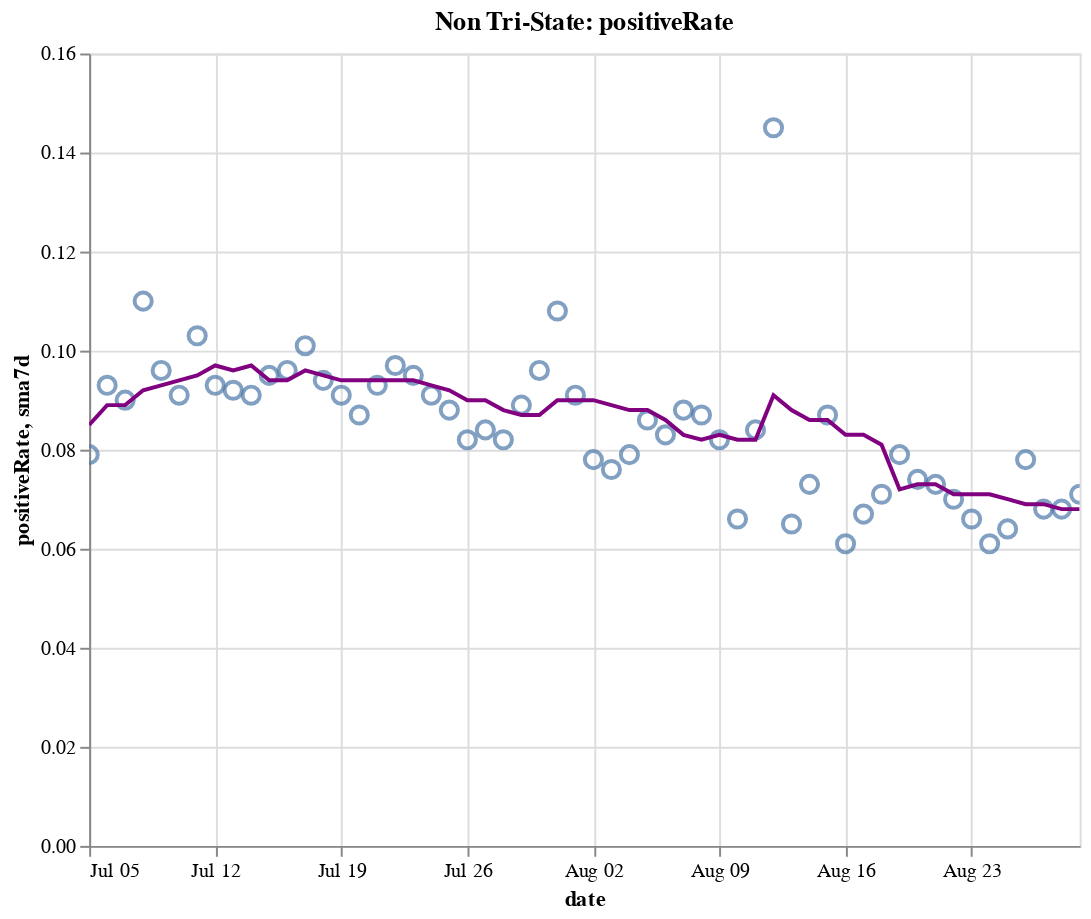

This figure's notebook cell:
### Code cell
create_plot(non_tristate, 'positiveRate')

### Figure 1 — Vega-Lite specification as saved in the notebook (floating-point values rounded to 4 significant figures)
{"config": {"view": {"continuousWidth": 400, "continuousHeight": 300}}, "layer": [{"layer": [{"mark": {"type": "point", "size": 75}, "encoding": {"tooltip": [{"type": "temporal", "field": "date"}, {"type": "quantitative", "field": "positiveRate"}, {"type": "quantitative", "field": "sma7d"}], "x": {"type": "temporal", "field": "date"}, "y": {"type": "quantitative", "field": "positiveRate"}}, "selection": {"selector016": {"type": "interval", "bind": "scales", "encodings": ["x", "y"]}}}, {"mark": {"type": "line", "color": "purple"}, "encoding": {"x": {"type": "temporal", "field": "date"}, "y": {"type": "quantitative", "field": "sma7d"}}}]}, {"mark": {"type": "rule", "color": "#aaa"}, "encoding": {"x": {"type": "temporal", "field": "date"}}, "transform": [{"filter": {"selection": "selector015"}}]}, {"mark": "circle", "encoding": {"opacity": {"condition": {"value": 1, "selection": "selector015"}, "value": 0}, "tooltip": [{"type": "temporal", "field": "date"}, {"type": "quantitative", "field": "positiveRate"}, {"type": "quantitative", "field": "sma7d"}], "x": {"type": "temporal", "field": "date"}, "y": {"type": "quantitative", "field": "positiveRate"}}, "selection": {"selector015": {"type": "single", "encodings": ["x"], "on": "mouseover", "nearest": true, "empty": "none"}}}, {"mark": {"type": "text", "align": "left", "dx": 5, "dy": -5, "stroke": "white", "strokeWidth": 2}, "encoding": {"text": {"type": "quantitative", "field": "positiveRate"}, "tooltip": [{"type": "temporal", "field": "date"}, {"type": "quantitative", "field": "positiveRate"}, {"type": "quantitative", "field": "sma7d"}], "x": {"type": "temporal", "field": "date"}, "y": {"type": "quantitative", "field": "positiveRate"}}, "transform": [{"filter": {"selection": "selector015"}}]}, {"mark": {"type": "text", "align": "left", "dx": 5, "dy": -5}, "encoding": {"text": {"type": "quantitative", "field": "positiveRate"}, "tooltip": [{"type": "temporal", "field": "date"}, {"type": "quantitative", "field": "positiveRate"}, {"type": "quantitative", "field": "sma7d"}], "x": {"type": "temporal", "field": "date"}, "y": {"type": "quantitative", "field": "positiveRate"}}, "transform": [{"filter": {"selection": "selector015"}}]}], "data": {"name": "data-80553c4426016dcf27e5f9c38863a7a5"}, "height": 400, "title": "Non Tri-State: positiveRate", "width": 500, "$schema": "https://vega.github.io/schema/vega-lite/v4.8.1.json", "datasets": {"data-80553c4426016dcf27e5f9c38863a7a5": [{"date": "2020-07-05T00:00:00", "totalTestResultsIncrease": 567600.0, "positiveIncrease": 44710.0, "death": 78210.0, "deathIncrease": 179.0, "positiveRate": 0.079, "state": "Non Tri-State", "sma7d": 0.085}, {"date": "2020-07-06T00:00:00", "totalTestResultsIncrease": 441900.0, "positiveIncrease": 40930.0, "death": 78420.0, "deathIncrease": 212.0, "positiveRate": 0.093, "state": "Non Tri-State", "sma7d": 0.089}, {"date": "2020-07-07T00:00:00", "totalTestResultsIncrease": 563800.0, "positiveIncrease": 50810.0, "death": 79280.0, "deathIncrease": 859.0, "positiveRate": 0.09, "state": "Non Tri-State", "sma7d": 0.089}, {"date": "2020-07-08T00:00:00", "totalTestResultsIncrease": 560000.0, "positiveIncrease": 61740.0, "death": 80010.0, "deathIncrease": 730.0, "positiveRate": 0.11, "state": "Non Tri-State", "sma7d": 0.092}, {"date": "2020-07-09T00:00:00", "totalTestResultsIncrease": 609500.0, "positiveIncrease": 58270.0, "death": 80840.0, "deathIncrease": 822.0, "positiveRate": 0.096, "state": "Non Tri-State", "sma7d": 0.093}, {"date": "2020-07-10T00:00:00", "totalTestResultsIncrease": 717600.0, "positiveIncrease": 65590.0, "death": 81650.0, "deathIncrease": 814.0, "positiveRate": 0.091, "state": "Non Tri-State", "sma7d": 0.094}, {"date": "2020-07-11T00:00:00", "totalTestResultsIncrease": 600600.0, "positiveIncrease": 61840.0, "death": 82350.0, "deathIncrease": 705.0, "positiveRate": 0.103, "state": "Non Tri-State", "sma7d": 0.095}, {"date": "2020-07-12T00:00:00", "totalTestResultsIncrease": 651700.0, "positiveIncrease": 60300.0, "death": 82810.0, "deathIncrease": 455.0, "positiveRate": 0.093, "state": "Non Tri-State", "sma7d": 0.097}, {"date": "2020-07-13T00:00:00", "totalTestResultsIncrease": 622800.0, "positiveIncrease": 57090.0, "death": 83080.0, "deathIncrease": 275.0, "positiveRate": 0.092, "state": "Non Tri-State", "sma7d": 0.096}, {"date": "2020-07-14T00:00:00", "totalTestResultsIncrease": 677000.0, "positiveIncrease": 61400.0, "death": 83790.0, "deathIncrease": 708.0, "positiveRate": 0.091, "state": "Non Tri-State", "sma7d": 0.097}, {"date": "2020-07-15T00:00:00", "totalTestResultsIncrease": 677000.0, "positiveIncrease": 64500.0, "death": 84610.0, "deathIncrease": 816.0, "positiveRate": 0.095, "state": "Non Tri-State", "sma7d": 0.094}, {"date": "2020-07-16T00:00:00", "totalTestResultsIncrease": 727800.0, "positiveIncrease": 69930.0, "death": 85500.0, "deathIncrease": 896.0, "positiveRate": 0.096, "state": "Non Tri-State", "sma7d": 0.094}, {"date": "2020-07-17T00:00:00", "totalTestResultsIncrease": 752000.0, "positiveIncrease": 75880.0, "death": 86420.0, "deathIncrease": 915.0, "positiveRate": 0.101, "state": "Non Tri-State", "sma7d": 0.096}, {"date": "2020-07-18T00:00:00", "totalTestResultsIncrease": 681400.0, "positiveIncrease": 63930.0, "death": 87260.0, "deathIncrease": 846.0, "positiveRate": 0.094, "state": "Non Tri-State", "sma7d": 0.095}, {"date": "2020-07-19T00:00:00", "totalTestResultsIncrease": 703600.0, "positiveIncrease": 63790.0, "death": 87770.0, "deathIncrease": 506.0, "positiveRate": 0.091, "state": "Non Tri-State", "sma7d": 0.094}, {"date": "2020-07-20T00:00:00", "totalTestResultsIncrease": 645700.0, "positiveIncrease": 56180.0, "death": 88110.0, "deathIncrease": 335.0, "positiveRate": 0.087, "state": "Non Tri-State", "sma7d": 0.094}, {"date": "2020-07-21T00:00:00", "totalTestResultsIncrease": 673600.0, "positiveIncrease": 62740.0, "death": 89120.0, "deathIncrease": 1014.0, "positiveRate": 0.093, "state": "Non Tri-State", "sma7d": 0.094}, {"date": "2020-07-22T00:00:00", "totalTestResultsIncrease": 699400.0, "positiveIncrease": 68110.0, "death": 90260.0, "deathIncrease": 1137.0, "positiveRate": 0.097, "state": "Non Tri-State", "sma7d": 0.094}, {"date": "2020-07-23T00:00:00", "totalTestResultsIncrease": 744000.0, "positiveIncrease": 70490.0, "death": 91270.0, "deathIncrease": 1015.0, "positiveRate": 0.095, "state": "Non Tri-State", "sma7d": 0.094}, {"date": "2020-07-24T00:00:00", "totalTestResultsIncrease": 803900.0, "positiveIncrease": 73480.0, "death": 92400.0, "deathIncrease": 1129.0, "positiveRate": 0.091, "state": "Non Tri-State", "sma7d": 0.093}, {"date": "2020-07-25T00:00:00", "totalTestResultsIncrease": 719000.0, "positiveIncrease": 63480.0, "death": 93400.0, "deathIncrease": 999.0, "positiveRate": 0.088, "state": "Non Tri-State", "sma7d": 0.092}, {"date": "2020-07-26T00:00:00", "totalTestResultsIncrease": 732400.0, "positiveIncrease": 59970.0, "death": 93940.0, "deathIncrease": 544.0, "positiveRate": 0.082, "state": "Non Tri-State", "sma7d": 0.09}, {"date": "2020-07-27T00:00:00", "totalTestResultsIncrease": 642900.0, "positiveIncrease": 54060.0, "death": 94970.0, "deathIncrease": 1026.0, "positiveRate": 0.084, "state": "Non Tri-State", "sma7d": 0.09}, {"date": "2020-07-28T00:00:00", "totalTestResultsIncrease": 672600.0, "positiveIncrease": 55340.0, "death": 96060.0, "deathIncrease": 1086.0, "positiveRate": 0.082, "state": "Non Tri-State", "sma7d": 0.088}, {"date": "2020-07-29T00:00:00", "totalTestResultsIncrease": 730700.0, "positiveIncrease": 65310.0, "death": 97520.0, "deathIncrease": 1466.0, "positiveRate": 0.089, "state": "Non Tri-State", "sma7d": 0.087}, {"date": "2020-07-30T00:00:00", "totalTestResultsIncrease": 711300.0, "positiveIncrease": 68310.0, "death": 98750.0, "deathIncrease": 1229.0, "positiveRate": 0.096, "state": "Non Tri-State", "sma7d": 0.087}, {"date": "2020-07-31T00:00:00", "totalTestResultsIncrease": 611000.0, "positiveIncrease": 66150.0, "death": 100000.0, "deathIncrease": 1295.0, "positiveRate": 0.108, "state": "Non Tri-State", "sma7d": 0.09}, {"date": "2020-08-01T00:00:00", "totalTestResultsIncrease": 662600.0, "positiveIncrease": 59980.0, "death": 101200.0, "deathIncrease": 1164.0, "positiveRate": 0.091, "state": "Non Tri-State", "sma7d": 0.09}, {"date": "2020-08-02T00:00:00", "totalTestResultsIncrease": 591300.0, "positiveIncrease": 45900.0, "death": 101700.0, "deathIncrease": 486.0, "positiveRate": 0.078, "state": "Non Tri-State", "sma7d": 0.09}, {"date": "2020-08-03T00:00:00", "totalTestResultsIncrease": 639400.0, "positiveIncrease": 48710.0, "death": 102200.0, "deathIncrease": 502.0, "positiveRate": 0.076, "state": "Non Tri-State", "sma7d": 0.089}, {"date": "2020-08-04T00:00:00", "totalTestResultsIncrease": 638600.0, "positiveIncrease": 50720.0, "death": 103400.0, "deathIncrease": 1241.0, "positiveRate": 0.079, "state": "Non Tri-State", "sma7d": 0.088}, {"date": "2020-08-05T00:00:00", "totalTestResultsIncrease": 593000.0, "positiveIncrease": 51220.0, "death": 104800.0, "deathIncrease": 1335.0, "positiveRate": 0.086, "state": "Non Tri-State", "sma7d": 0.088}, {"date": "2020-08-06T00:00:00", "totalTestResultsIncrease": 642000.0, "positiveIncrease": 53090.0, "death": 106000.0, "deathIncrease": 1238.0, "positiveRate": 0.083, "state": "Non Tri-State", "sma7d": 0.086}, {"date": "2020-08-07T00:00:00", "totalTestResultsIncrease": 685100.0, "positiveIncrease": 60200.0, "death": 107300.0, "deathIncrease": 1313.0, "positiveRate": 0.088, "state": "Non Tri-State", "sma7d": 0.083}, {"date": "2020-08-08T00:00:00", "totalTestResultsIncrease": 608500.0, "positiveIncrease": 52640.0, "death": 108400.0, "deathIncrease": 1075.0, "positiveRate": 0.087, "state": "Non Tri-State", "sma7d": 0.082}, {"date": "2020-08-09T00:00:00", "totalTestResultsIncrease": 609200.0, "positiveIncrease": 49760.0, "death": 109000.0, "deathIncrease": 604.0, "positiveRate": 0.082, "state": "Non Tri-State", "sma7d": 0.083}, {"date": "2020-08-10T00:00:00", "totalTestResultsIncrease": 626400.0, "positiveIncrease": 41110.0, "death": 109400.0, "deathIncrease": 417.0, "positiveRate": 0.066, "state": "Non Tri-State", "sma7d": 0.082}, {"date": "2020-08-11T00:00:00", "totalTestResultsIncrease": 648300.0, "positiveIncrease": 54470.0, "death": 110700.0, "deathIncrease": 1307.0, "positiveRate": 0.084, "state": "Non Tri-State", "sma7d": 0.082}, {"date": "2020-08-12T00:00:00", "totalTestResultsIncrease": 378700.0, "positiveIncrease": 54950.0, "death": 112200.0, "deathIncrease": 1495.0, "positiveRate": 0.145, "state": "Non Tri-State", "sma7d": 0.091}, {"date": "2020-08-13T00:00:00", "totalTestResultsIncrease": 776600.0, "positiveIncrease": 50290.0, "death": 113400.0, "deathIncrease": 1145.0, "positiveRate": 0.065, "state": "Non Tri-State", "sma7d": 0.088}, {"date": "2020-08-14T00:00:00", "totalTestResultsIncrease": 740400.0, "positiveIncrease": 54220.0, "death": 114600.0, "deathIncrease": 1199.0, "positiveRate": 0.073, "state": "Non Tri-State", "sma7d": 0.086}, {"date": "2020-08-15T00:00:00", "totalTestResultsIncrease": 636500.0, "positiveIncrease": 55140.0, "death": 115800.0, "deathIncrease": 1200.0, "positiveRate": 0.087, "state": "Non Tri-State", "sma7d": 0.086}, {"date": "2020-08-16T00:00:00", "totalTestResultsIncrease": 683900.0, "positiveIncrease": 41870.0, "death": 116400.0, "deathIncrease": 611.0, "positiveRate": 0.061, "state": "Non Tri-State", "sma7d": 0.083}, {"date": "2020-08-17T00:00:00", "totalTestResultsIncrease": 548000.0, "positiveIncrease": 36790.0, "death": 116800.0, "deathIncrease": 394.0, "positiveRate": 0.067, "state": "Non Tri-State", "sma7d": 0.083}, {"date": "2020-08-18T00:00:00", "totalTestResultsIncrease": 564300.0, "positiveIncrease": 39820.0, "death": 118000.0, "deathIncrease": 1178.0, "positiveRate": 0.071, "state": "Non Tri-State", "sma7d": 0.081}, {"date": "2020-08-19T00:00:00", "totalTestResultsIncrease": 558900.0, "positiveIncrease": 43930.0, "death": 119400.0, "deathIncrease": 1402.0, "positiveRate": 0.079, "state": "Non Tri-State", "sma7d": 0.072}, {"date": "2020-08-20T00:00:00", "totalTestResultsIncrease": 582400.0, "positiveIncrease": 42940.0, "death": 120500.0, "deathIncrease": 1122.0, "positiveRate": 0.074, "state": "Non Tri-State", "sma7d": 0.073}, {"date": "2020-08-21T00:00:00", "totalTestResultsIncrease": 622200.0, "positiveIncrease": 45480.0, "death": 121600.0, "deathIncrease": 1109.0, "positiveRate": 0.073, "state": "Non Tri-State", "sma7d": 0.073}, {"date": "2020-08-22T00:00:00", "totalTestResultsIncrease": 645900.0, "positiveIncrease": 45170.0, "death": 122600.0, "deathIncrease": 1023.0, "positiveRate": 0.07, "state": "Non Tri-State", "sma7d": 0.071}, {"date": "2020-08-23T00:00:00", "totalTestResultsIncrease": 555200.0, "positiveIncrease": 36740.0, "death": 123200.0, "deathIncrease": 563.0, "positiveRate": 0.066, "state": "Non Tri-State", "sma7d": 0.071}, {"date": "2020-08-24T00:00:00", "totalTestResultsIncrease": 547000.0, "positiveIncrease": 33520.0, "death": 123500.0, "deathIncrease": 333.0, "positiveRate": 0.061, "state": "Non Tri-State", "sma7d": 0.071}, {"date": "2020-08-25T00:00:00", "totalTestResultsIncrease": 552300.0, "positiveIncrease": 35410.0, "death": 124600.0, "deathIncrease": 1138.0, "positiveRate": 0.064, "state": "Non Tri-State", "sma7d": 0.07}, {"date": "2020-08-26T00:00:00", "totalTestResultsIncrease": 544800.0, "positiveIncrease": 42320.0, "death": 125900.0, "deathIncrease": 1280.0, "positiveRate": 0.078, "state": "Non Tri-State", "sma7d": 0.069}, {"date": "2020-08-27T00:00:00", "totalTestResultsIncrease": 625700.0, "positiveIncrease": 42760.0, "death": 127000.0, "deathIncrease": 1116.0, "positiveRate": 0.068, "state": "Non Tri-State", "sma7d": 0.069}, {"date": "2020-08-28T00:00:00", "totalTestResultsIncrease": 671000.0, "positiveIncrease": 45410.0, "death": 128000.0, "deathIncrease": 1011.0, "positiveRate": 0.068, "state": "Non Tri-State", "sma7d": 0.068}, {"date": "2020-08-29T00:00:00", "totalTestResultsIncrease": 613000.0, "positiveIncrease": 43340.0, "death": 129100.0, "deathIncrease": 1004.0, "positiveRate": 0.071, "state": "Non Tri-State", "sma7d": 0.068}]}}
